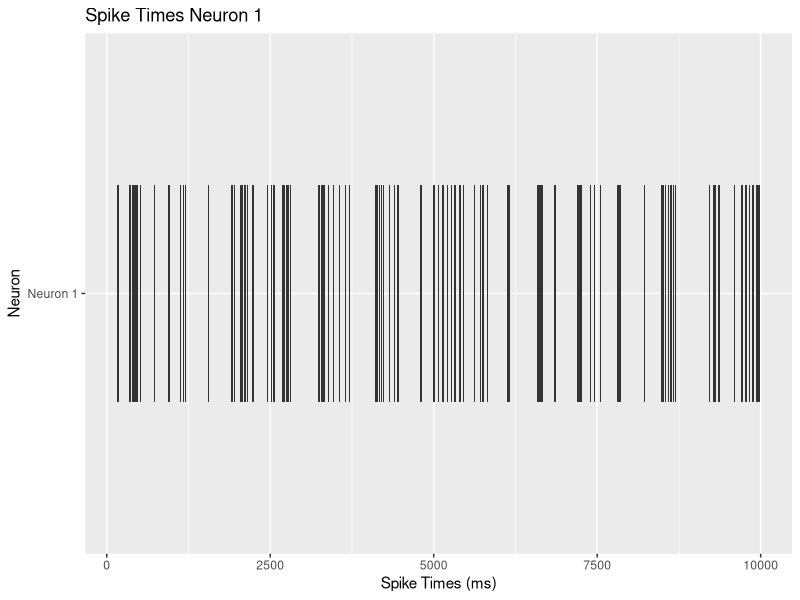
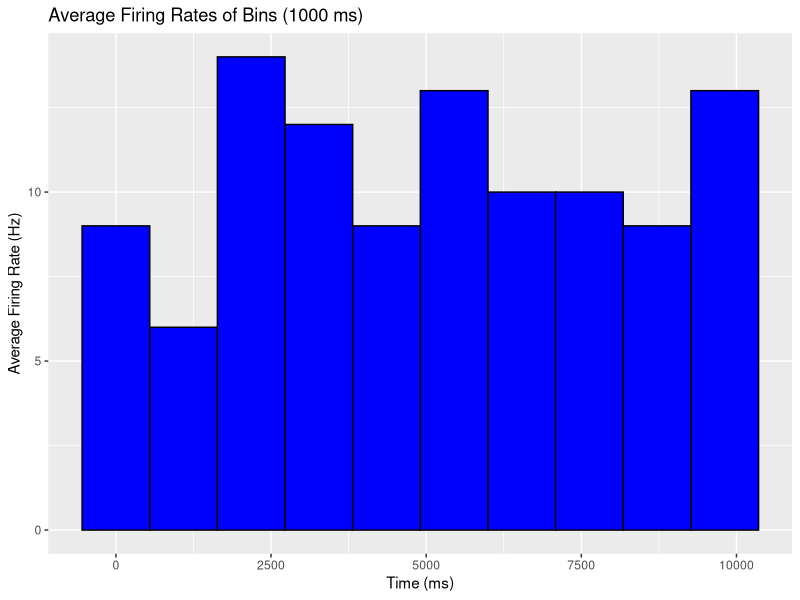
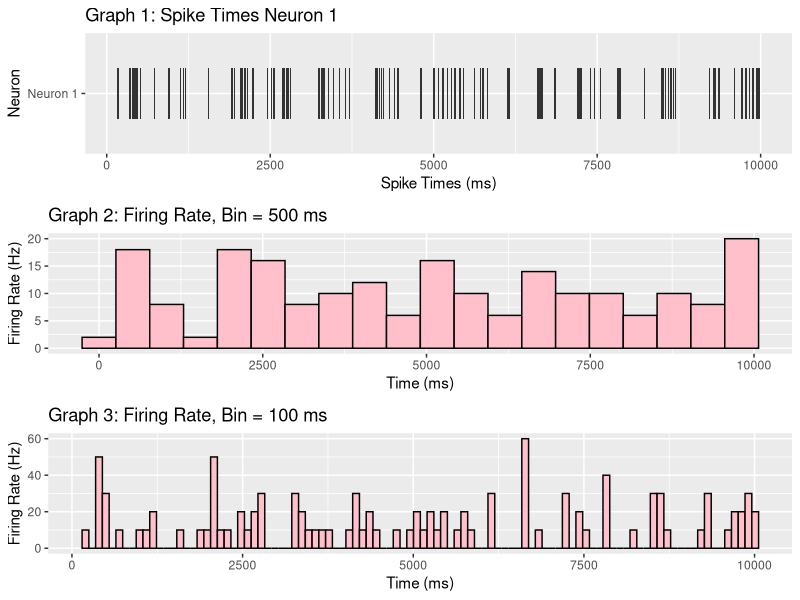

Write the R code that produced these figures, in order.
# Partners: Diana Xu and Caroline Cutter
# Worksheet 1: Exploring Spike Trains and Firing Rates
# Tuesday, January 11, 2022



# -------------------------------- CODE -----------------------------------

# IMPORTS

library("ggplot2")                                   # ggplot2 library
library("tidyverse")                                 # tidyverse library
library("gridExtra")                                 # gridExtra library


setwd("~/Desktop/NSCI Data Science/Lab/Homework/HW 5")
spike.df <- read_csv("spikeTimes_example5_FR.csv")   # data file




# *****************************************************************************


# Question 2: geom_tile plot of spike train 
ggplot(data = spike.df) +                             
  geom_tile(mapping = aes(x = sp1, y = "Neuron 1", width = 20, height = .5)) +
  ggtitle("Spike Times Neuron 1") + 
  labs(x ="Spike Times (ms)", y = "Neuron")
 


# *****************************************************************************
# Question 3: geom_histogram plot of spike train

# There are 105 spikes 
# The average firing rate is 10.5 hz  (105 spikes per 10 seconds)
 
ggplot(data = spike.df) +                                 # create plot             
  geom_histogram(mapping = aes(x = sp1),                  # create histogram with sp1
                 bins = 10,                               # change bins
                 color="black",                           # change color of lines
                 fill="blue") +                           # change color of fill
  labs(x ="Time (ms)", y = "Average Firing Rate (Hz)") +  # add axis labels 
  ggtitle("Average Firing Rates of Bins (1000 ms)")       # add title
  





# *****************************************************************************
# Question 4: 


# For graph 2 and 3 we did not relabel the y axis
# We made the bars shorter rather than making y labels taller (or vice versa) 
  

# Graph 1
graph1 <- ggplot(data = spike.df) +                             
  geom_tile(mapping = aes(x = sp1, y = "Neuron 1", width = 20, height = .5)) +
  ggtitle("Graph 1: Spike Times Neuron 1") + 
  labs(x ="Spike Times (ms)", y = "Neuron")

# Graph 2
graph2 <- ggplot(data = spike.df) +                          # create plot             
  geom_histogram(mapping = aes(x = sp1, y = ..count../.5),   # create histogram with sp1
                 bins = 20,                                  # change bins
                 color="black",                              # change color of lines
                 fill="pink") +                              # change color of fill
  ggtitle("Graph 2: Firing Rate, Bin = 500 ms") +                     # add title 
  labs(x ="Time (ms)", y = "Firing Rate (Hz)")               # add axis labels


# Graph 3
graph3 <- ggplot(data = spike.df) +                          # create plot             
  geom_histogram(mapping = aes(x = sp1, y = ..count../.1),   # create histogram with sp1
                 bins = 100,                                 # change bins
                 color="black",                              # change color of lines
                 fill="pink") +                              # change color of fill
  ggtitle("Graph 3: Firing Rate, Bin = 100 ms") +                     # add title 
  labs(x ="Time (ms)", y = "Firing Rate (Hz)")               # add axis labels


# Arranging grids using gridExtra
grid.arrange(graph1, graph2, graph3, nrow = 3)


